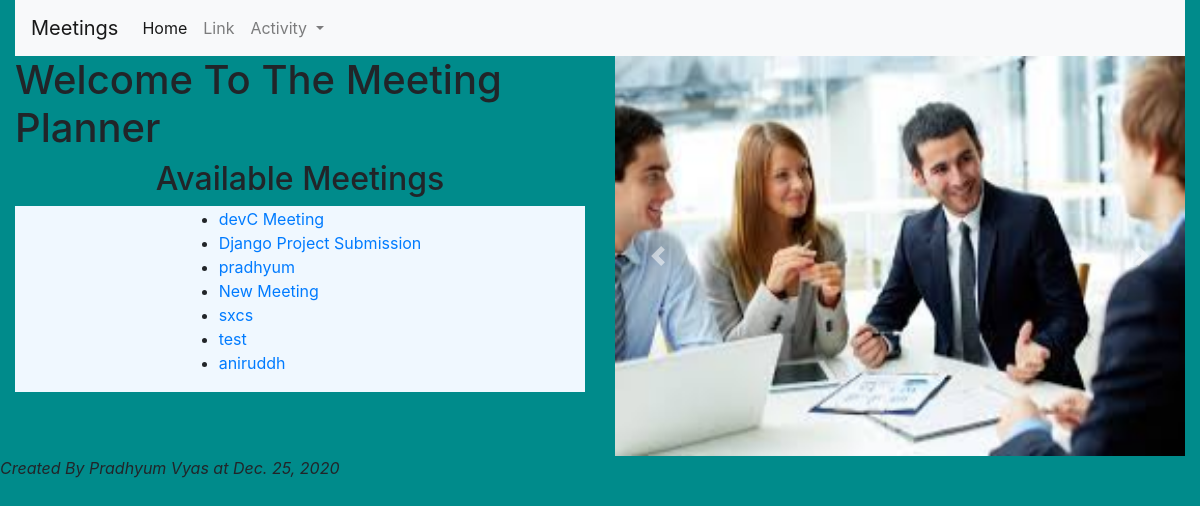
The page / on the database its author committed.
### meeting/models.py (models this page shows, shortened)
class Meeting(models.Model):
    title = models.CharField(max_length=200)
    date = models.DateField()
    start_time = models.TimeField(default=time(10))
    duration = models.IntegerField(default=1)
    room = models.ForeignKey(Room, on_delete=models.CASCADE)

### website/views.py (the view)
# urls.py: path('', welcome, name='welcome'),
def welcome(request):
    return render(request, "website/index.html", {'message':"Created By Pradhyum Vyas",
                                                  'meeting_count':Meeting.objects.count(),
                                                  'meeting':Meeting.objects.all(),
                                                  'date':(datetime.today().date())})

### website/templates/website/index.html (shortened to what this page needs)
{% extends "base.html" %}
{% load static %}
{% block content %}
<div class="container-fluid">
    <div class="row">
        <div class="col-md-6">
            <h1>Welcome To The Meeting Planner</h1>
            <h2 style="text-align: center">Available Meetings</h2>
<div class="meetings">
    <ul>
        {% for meet in meeting %}
        <li>
            <a href="{% url 'details' meet.id %}">
                {{meet.title}}
            </a>
        </li>
        {% endfor %}
    </ul>
</div>
        </div>
        <div class="col-md-6">
            <div id="carouselExampleControls" class="carousel slide" data-ride="carousel">
                <div class="carousel-inner">
                    <div class="carousel-item active">
                        <img src="{% static 'website/1.jpeg' %}" class="d-block w-100" alt="..." height="400px">
                    </div>
                </div>
                <a class=" carousel-control-prev" href="#carouselExampleControls" role="button" data-slide="prev">
                    <span class="carousel-control-prev-icon" aria-hidden="true"></span>
                </a>
                <a class="carousel-control-next" href="#carouselExampleControls" role="button" data-slide="next">
                    <span class="carousel-control-next-icon" aria-hidden="true"></span>
                </a>
            </div>
        </div>
    </div>
</div>
{% endblock %}

### website/templates/base.html (shortened to what this page needs)
{% load static %}
<!DOCTYPE html>
<html lang="en">
<head>
    {% block link %}
    <link rel="stylesheet" href="{% static 'website/main.css' %}">
    <link rel="stylesheet" href="https://stackpath.bootstrapcdn.com/bootstrap/4.4.1/css/bootstrap.min.css"
>
    <link rel="stylesheet" href="{% static 'website/main.css' %}">
    {% endblock %}
</head>
<body>
<div class="container-fluid">
    <nav class="navbar navbar-expand-lg navbar-light bg-light">
  <a class="navbar-brand" href="#">Meetings</a>
  <div class="collapse navbar-collapse" id="navbarSupportedContent">
    <ul class="navbar-nav mr-auto">
      <li class="nav-item active">
        <a class="nav-link" href="{% url 'welcome' %}">Home</a>
      </li>
      <li class="nav-item">
        <a class="nav-link" href="#">Link</a>
      </li>
      <li class="nav-item dropdown">
        <a class="nav-link dropdown-toggle" href="#" id="navbarDropdown" role="button" data-toggle="dropdown" aria-haspopup="true" aria-expanded="false">
          Activity
        </a>
      </li>
    </ul>
  </div>
</nav>
</div>
    {% block content %}
    {% endblock %}
          <footer style="display: block">    <em> {{message}} at {{date}} </em>  </footer>
</body>
</html>

### website/static/website/main.css (style rules this page uses)
body { background-color: darkcyan; }
footer { display: block; }
.meetings { display: flex; padding: 1px; justify-content: space-evenly; flex-wrap: wrap; text-align: left; background-color: aliceblue; }

### rows shown on the page
Meeting: title "devC Meeting"
Meeting: title "Django Project Submission"
Meeting: title "pradhyum"
Meeting: title "New Meeting"
Meeting: title "sxcs"
Meeting: title "test"
Meeting: title "aniruddh"

### other values the page prints
{{ message }} "Created By Pradhyum Vyas"
